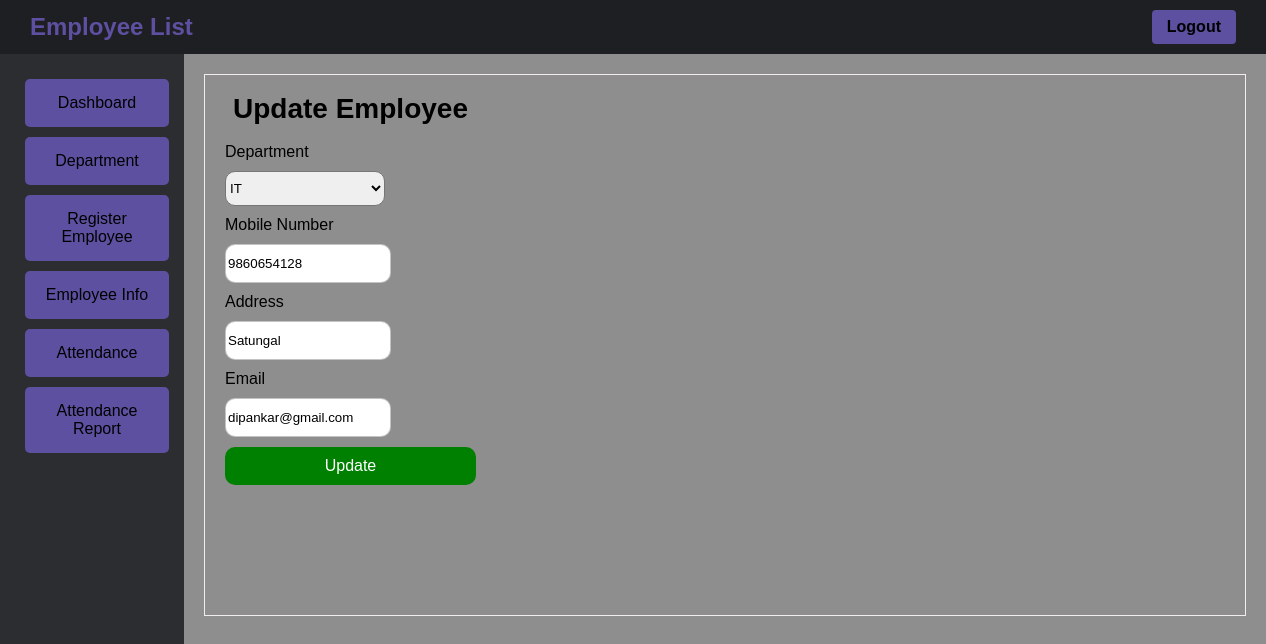
Page /admin/empupdate.php?id=1 (signed in) on the committed database.
### tables this page shows
CREATE TABLE `emp_info` (
  `emp_id` int(15) NOT NULL,
  `dept_id` int(15) NOT NULL,
  `atten_id` int(15) NOT NULL,
  `emp_name` varchar(60) NOT NULL,
  `emp_address` varchar(120) NOT NULL,
  `emp_phone` varchar(20) NOT NULL,
  `emp_email` varchar(60) NOT NULL,
  `department` int(15) NOT NULL,
  `qr_code` varchar(255) NOT NULL
);

### admin/empUpdate.php (the view, shortened to what this page needs)
<?php
  include '../database/update_emp.php';
?>
<!DOCTYPE html>
<html>
<head>
  <link rel="stylesheet" type="text/css" href="../style/base.css">
  <link rel="stylesheet" type="text/css" href="../style/details.css">
</head>
<body>
  <div class="nav">
    <div class="admin-title">Employee List</div>
    <div class="logout"><a href="logout.php">Logout</a></div>
  </div>
  <div class="container">
    <div class="side_panel">
      <div class="spanel_button"><a href="dashboard.php">Dashboard</a></div>
      <div class="spanel_button"><a href="department.php">Department</a></div>
      <div class="spanel_button"><a href="empReg.php">Register Employee</a></div>
      <div class="spanel_button"><a href="empInfo.php">Employee Info</a></div>
      <div class="spanel_button"><a href="scan.php">Attendance</a></div>
      <div class="spanel_button"><a href="attenReport.php">Attendance Report</a></div>
    </div>
    <div class="second">
      <div class="box">
        <?php
          $empID = $_GET['id'];
          $sql = "SELECT * FROM emp_info WHERE emp_id = $empID";
          $result = mysqli_query($conn, $sql);
          if (mysqli_num_rows($result) > 0) {
            while ($row = mysqli_fetch_assoc($result)) {
          ?>
          <form class="form" onsubmit="return validateForm()" action="../database/update_emp.php" method="post">
            <h2 class="title">Update Employee</h2>
            <span>Department</span>
              <label>
                  <?php $sqlDept = "SELECT * FROM department";
                    $resultDept = mysqli_query($conn, $sqlDept);
                    if (mysqli_num_rows($result) > 0) {
                      echo '<select id="department" class="update-select" name="department">';
                      while ($rowDept = mysqli_fetch_assoc($resultDept)) {
                        if($row['department'] == $rowDept['dept_id']){
                          $select = "Selected";
                        }else{
                          $select = "";
                        }
                        echo "<option {$select} value='{$rowDept['dept_id']}'>{$rowDept['dept_name']}</option>";
                      }
                      echo '</select>';
                    }
                    echo '<br>';
                ?>
              </label>
              <span>Mobile Number</span>
              <label>
                <input id="emp_phone" class="update-input" type="tel" name="emp_phone" value="<?php echo $row['emp_phone']; ?>">
              </label>
              <span>Address</span>
              <label>
                <input type="text" class="update-input" id="emp_address" name="emp_address" value="<?php echo $row['emp_address']; ?>">
              </label>
              <span>Email</span>
              <label>
                <input type="email" class="update-input" id="emp_email" name="emp_email" value="<?php echo $row['emp_email']; ?>">
              </label>
              <input type="submit" class="update" value="Update" id="submit" class="submit" name="submit"></br>
          </form>
          <?php
              }
            }
          ?>
      </div>
    </div>
  </div>
</body>
</html>

### style/base.css (style rules this page uses)
body { font-family: Arial, sans-serif; margin: 0; padding: 0; display: flex; flex-direction: column; }
.nav { background-color: #1e1f22; padding: 10px; display: flex; align-items: center; justify-content: space-between; }
.admin-title { color: #5e50a1; font-size: 24px; font-weight: bold; padding: 0px 20px; }
.container { height: 100vh; display: flex; flex-direction: row; }
.side_panel { background-color:#2B2D31; width: 200px; padding: 20px; list-style-type: none; text-decoration: none; display: flex; flex-direction: column; align-items: flex-start; justify-content: flex-start; }
.second { flex: 1; background-color:rgb(143, 142, 142); display: flex; flex-wrap: wrap; padding: 20px; }
.box { height: 65vh; width: 1020px; position: relative; border: 1px solid rgb(243, 238, 238); display: flex; flex-wrap: wrap; padding: 10px; }
.spanel_button { margin: 5px; background-color: #5e50a1; border: 1px solid gray; width: 100%; border: none; text-align: center; border-radius: 5px; cursor: pointer; transition: background-color 0.3s; }
.spanel_button a { display: block; color: black; text-decoration: none; font-size: 16px; padding: 10px 15px; margin: 5px; border-radius: 4px; transition: background-color 0.3s ease; }
.logout { background-color: #5e50a1; color: #4ebcfc; padding: 8px 15px; border: none; border-radius: 4px; cursor: pointer; font-weight: bold; transition: background-color 0.3s ease; margin-right: 20px; }
.logout a { color: black; text-decoration: none; }

### style/details.css (style rules this page uses)
.form { display: flex; flex-direction: column; gap: 10px; padding: 0px 10px; border-radius: 20px; position: relative; }
.title { font-size: 28px; color: black; font-weight: 600; position: relative; display: flex; align-items: center; margin: 8px; }
.form label { position: relative; display: flex; flex-direction: row; }
.update { border: none; outline: none; background-color: green; padding: 10px; border-radius: 10px; color: #fff; font-size: 16px; transform: .3s ease; }
.update-select { width: 160px; height: 35px; border-radius: 10px; }
.update-input { outline: 0; width: 160px; height: 35px; border: 1px solid rgba(105, 105, 105, 0.397); border-radius: 10px; }

### rows in the picture
emp_info: emp_phone "9860654128", emp_address "Satungal", emp_email "dipankar@gmail.com"

### other values in the picture
form field department "IT"
